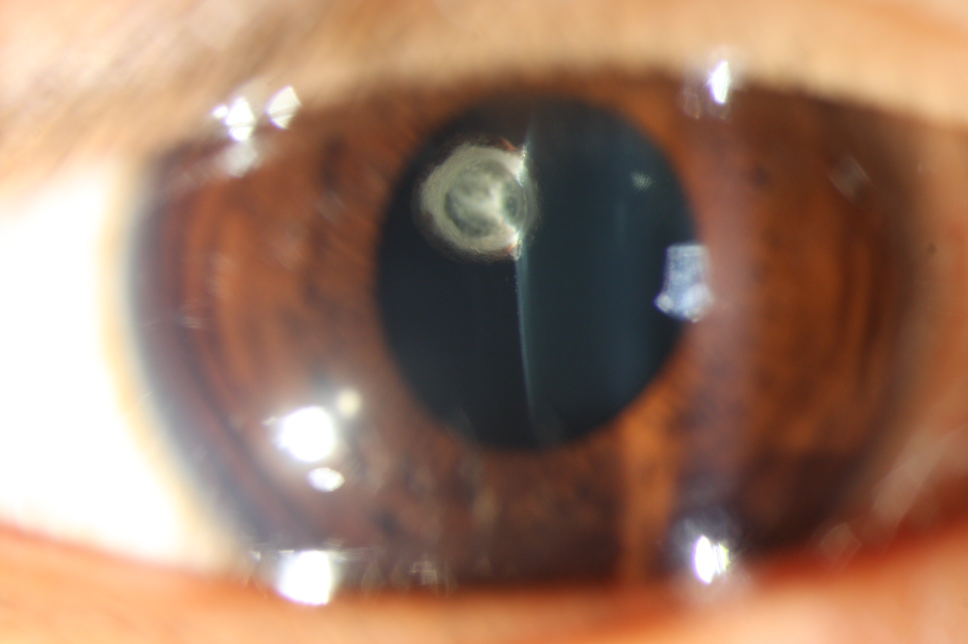
%> input picture Auto-cutting/Representative samples before cutting/20110718-585-8901.jpg, 1936 x 1288 px (shown at 1/2 size)
$ octave --eval "result = LBP('../../Auto-cutting/Representative samples before cutting/20110718-585-8901.jpg');"   (GNU Octave 9; MATLAB toolbox functions it lacks are replaced by stand-ins)
%> lines starting %> are read from the running program, lines starting %| are printed output that depends on the picture
function features=LBP(filepath)
pic=imread(filepath);
%> pic is the input picture: size 1288x1936x3 uint8; mean R, G, B 155.4, 120.6, 100.5
pic=imresize(pic,[20 30],'nearest');
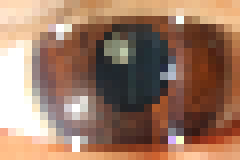
%> pic: size 20x30x3 uint8 (shown 8 times larger); mean R, G, B 155.5, 120.6, 100.4
graypic=rgb2gray(pic);
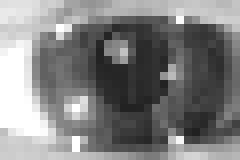
%> graypic: size 20x30 uint8 (shown 8 times larger); min 33, max 255, mean 128.7
windowsize=9;%窗口大小
feature=[];
features=[];
for index1=1:size(graypic,1)-(windowsize-1)
    for index2=1:size(graypic,2)-(windowsize-1)
        window=graypic(index1:index1+windowsize-1,index2:index2+windowsize-1);
        %对窗口扫描
        group=[];
        for index3=1:size(window,1)-2
            for index4=1:size(window,2)-2
                group=window(index3:index3+2,index4:index4+2);
                tempbinary=[];
                for index5=1:size(group,1)
                    for index6=1:size(group,2)
                        if index5~=2 | index6~=2
                            if group(index5,index6)>=group(2,2)
                                tempbinary(numel(tempbinary)+1)=1;
                            else
                                tempbinary(numel(tempbinary)+1)=0;
                            end
                        end
                    end
                end
                %对二进制串循环右移
                tempcount=[];
                binarychange=[];
                circlebinary=[tempbinary(1) tempbinary(2) tempbinary(3) tempbinary(5) tempbinary(8) tempbinary(7) tempbinary(6) tempbinary(4)];
                binarychange(1,:)=circlebinary;
                tempsum=0;
                for index8=1:numel(circlebinary)
                    tempsum=tempsum+circlebinary(index8)*power(2,index8-1);
                end
                tempcount(1)=tempsum;
                %tempcount(1)=tempbinary(1)*1+tempbinary(2)*2+tempbinary(3)*4+tempbinary(5)*8+tempbinary(8)*16+tempbinary(7)*32+tempbinary(6)*64+tempbinary(4)*128;
                for index7=1:7
                   binarychange(index7+1,:)= [binarychange(index7,2:8) binarychange(index7,1)];
                    tempsum=0;
                        for index8=1:size( binarychange,2)
                           tempsum=tempsum+ binarychange(index7+1,index8)*power(2,index8-1);
                        end
                        tempcount(index7+1)=tempsum;
                    %tempcount(index7+1)=tempcirclebinary(1)*1+tempcirclebinary(2)*2+tempcirclebinary(3)*4+tempcirclebinary(5)*8+tempcirclebinary(8)*16+tempcirclebinary(7)*32+tempcirclebinary(6)*64+tempcirclebinary(4)*128;
                end
                minvalue=tempcount(1);
                minposition=1;
                for index9=2:numel(tempcount)
                    if tempcount(index9)<minvalue
                        minvalue=tempcount(index9);
                        minposition=index9;
                    end
                end
                minbinary=binarychange(minposition,:);
                jumpnumber=0;
                for index10=1:numel(minbinary)
                    if index10~=8
                        if minbinary(index10)~=minbinary(index10+1)
                            jumpnumber=jumpnumber+1;
                        end
                    else
                        if minbinary(index10)~=minbinary(1)
                            jumpnumber=jumpnumber+1;
                        end
                    end
                end
                if jumpnumber<=2
                    feature((index1-1)*(size(graypic,2)-(windowsize-1))+index2,(index3-1)*(size(window,2)-2)+index4)=sum(minbinary);
                else
                    feature((index1-1)*(size(graypic,2)-(windowsize-1))+index2,(index3-1)*(size(window,2)-2)+index4)=8+1;%sum(minbinary)+1
                end
            end
        end
    end
end
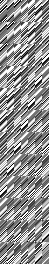
%> feature: size 264x49 double; min 0, max 9, mean 5.15; drawn with min black and max white
%> after the loop, binarychange = [0 0 0 1 1 1 1 0; 0 0 1 1 1 1 0 0; 0 1 1 1 1 0 0 0; 1 1 1 1 0 0 0 0; 1 1 1 0 0 0 0 1; 1 1 0 0 0 0 1 1; 1 0 0 0 0 1 1 1; 0 0 0 0 1 1 1 1]; tempbinary = [0 0 0 0 1 1 1 1]; tempcount = [120 60 30 15 135 195 225 240]
%统计直方图
maxnumber=max(max(feature));
%> maxnumber = 9
for index11=1:size(feature,1)
    b=hist(feature(index11,:),maxnumber+1);
    features=[features b];
end
%> this loop made 264 passes
%> b on passes 2 to 4: [1 3 5 6 6 6 1 3 5 13], [1 5 4 3 9 7 1 3 4 12], [1 5 5 2 8 7 1 4 5 11]
%> after the loop, features = 2640 values, max 22 at index 1785, min 0 at index 67, mean 4.9
%> `result = LBP('../../Auto-cutting/Representative samples before cutting..`: result has the same summary as features in LBP

$ run again, on Auto-cutting/Representative samples before cutting/20110801-674-10747.jpg
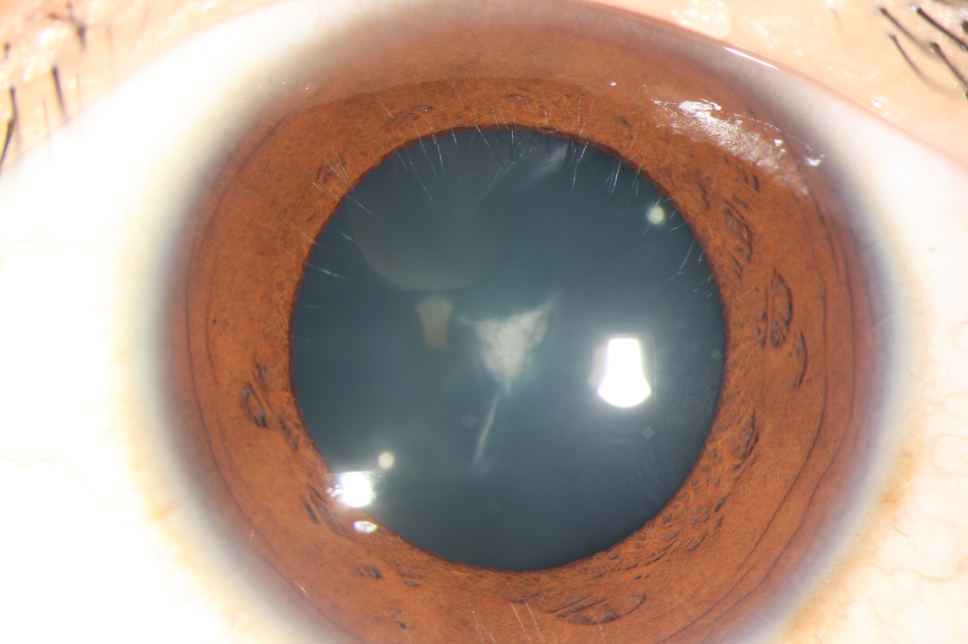
%> input picture Auto-cutting/Representative samples before cutting/20110801-674-10747.jpg, 1936 x 1288 px (shown at 1/2 size)
%> in LBP, pic is the input picture: size 1288x1936x3 uint8; mean R, G, B 175.9, 152.5, 139.8
%> pic: size 20x30x3 uint8
%> in LBP, `graypic=rgb2gray(pic);`:
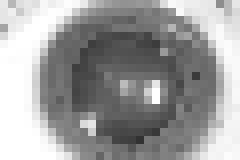
%> graypic: size 20x30 uint8 (shown 8 times larger); min 50, max 255, mean 158
%> after the loop in LBP, `for index1=1:size(graypic,1)-(windowsize-1)`:
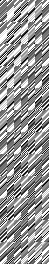
%> feature: size 264x49 double; min 0, max 9, mean 5.3; drawn with min black and max white
%> after the loop in LBP, `for index1=1:size(graypic,1)-(windowsize-1)`: binarychange = [1 1 0 1 1 1 0 1; 1 0 1 1 1 0 1 1; 0 1 1 1 0 1 1 1; 1 1 1 0 1 1 1 0; 1 1 0 1 1 1 0 1; 1 0 1 1 1 0 1 1; 0 1 1 1 0 1 1 1; 1 1 1 0 1 1 1 0]; tempbinary = [1 1 0 1 1 0 1 1]; tempcount = [187 221 238 119 187 221 238 119]
%> maxnumber = 9
%> the loop in LBP, `for index11=1:size(feature,1)` made 264 passes
%> b on passes 2 to 4: [2 2 21 0 6 0 0 3 1 14], [1 2 2 23 5 0 0 2 1 13], [1 2 1 23 3 0 0 4 2 13]
%> after the loop in LBP, `for index11=1:size(feature,1)`: features = 2640 values, max 23 at index 24, min 0 at index 2, mean 4.9
%> result has the same summary as features in LBP
